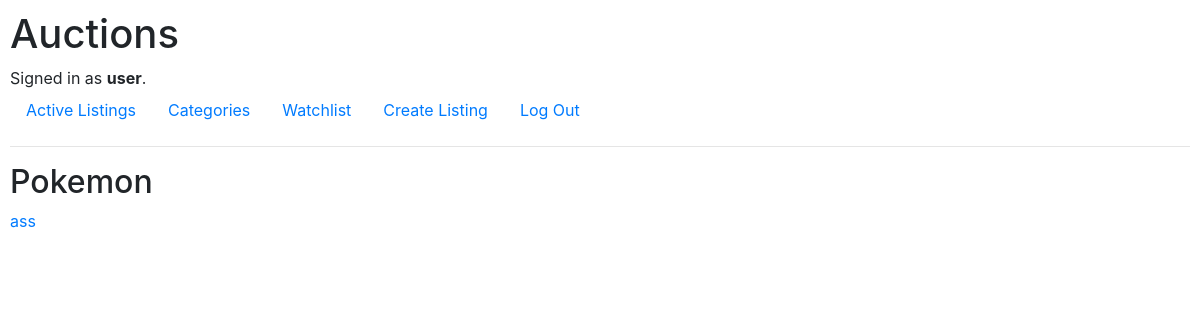
The page /category/Pokemon/ (signed in) on the database as committed earlier.
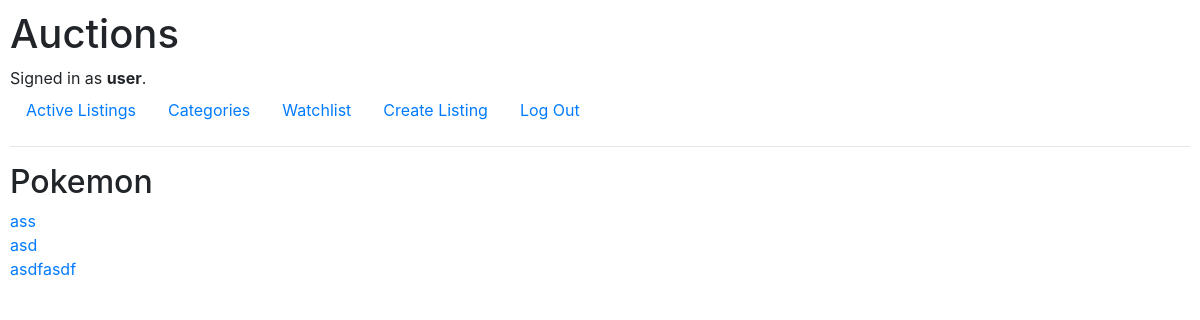
The same page on the database as committed later.
### auctions/models.py (models this page shows, shortened)
class Auction(models.Model):
    title = models.CharField(max_length=200)
    description = models.TextField()
    img_url = models.TextField()
    price = models.IntegerField()
    created_date = models.DateTimeField(default=timezone.now)
    closed = models.BooleanField('Closed', default=False)
    category = models.ForeignKey(
        'Category',
        on_delete=models.PROTECT,
        null=True
        )
    user = models.ForeignKey('User', on_delete=models.CASCADE)
    winner = models.ForeignKey(
        'User',
        on_delete=models.PROTECT,
        null=True,
        related_name="auction_winner"
        )

### auctions/views.py (the view)
# urls.py: path("category/<str:name>/", views.category, name="category"),
def category(request, name):
    auctions = Auction.objects.filter(category__name=name)
    return render(
            request,
            "auctions/category.html",
            {"name": name, "auctions": auctions}
        )

### auctions/templates/auctions/category.html
{% extends "auctions/layout.html" %}
{% block body %}
    <h2>{{ name }}</h2>
        {% for auction in auctions %}
            <li><a href="{% url 'show' auction.id %}"> {{ auction.title }} </a></li>
        {% endfor %}
{% endblock %}

Rows that differ between the two databases and show on the page:
added Auction: title "asd"
added Auction: title "asdfasdf"
